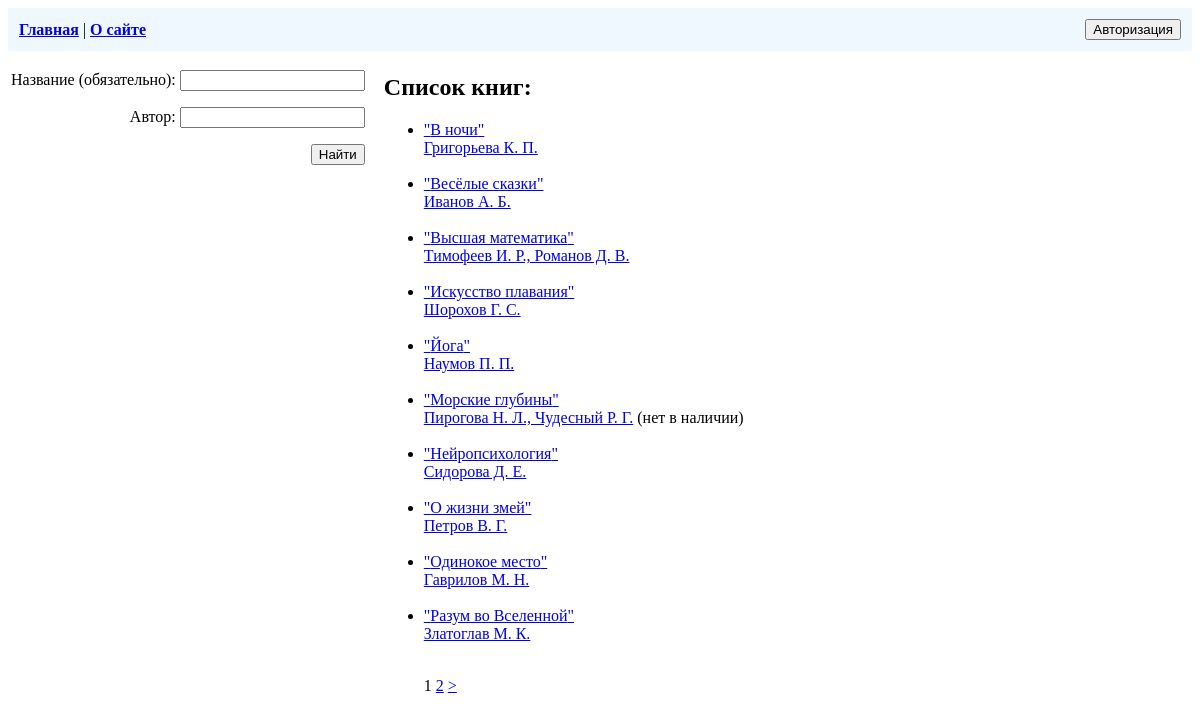
The page / on the database its author committed.
### biblio/models.py (models this page shows, shortened)
class ListBooks(models.Model):
    title = models.CharField(max_length=100, verbose_name='Заголовок')
    author = models.CharField(max_length=60, verbose_name='Автор')
    year = models.IntegerField(validators=[MaxValueValidator(datetime.date.today().year)], verbose_name='Год издания')
    publisher = models.CharField(max_length=50, verbose_name='Издательство')
    edition = models.PositiveIntegerField(default=1, verbose_name='Номер издания')
    cover = models.ImageField(upload_to="covers/%Y/", blank=True, verbose_name='Обложка')
    class Meta:
        verbose_name = "Книга"
        verbose_name_plural = "Книги"
        ordering = ['title']

class NumberOfBooks(models.Model):
    number = models.PositiveIntegerField(verbose_name='Количество')
    additionally = models.TextField(max_length=1000, blank=True, verbose_name='Дополнительно')
    book = models.OneToOneField(ListBooks, models.CASCADE, verbose_name='Название книги / авторы')

class Distribution(models.Model):
    rental_date = models.DateField(verbose_name='Дата выдачи')
    book = models.ForeignKey(ListBooks, models.CASCADE, verbose_name='Название книги / авторы')
    person = models.ForeignKey(User, models.CASCADE, verbose_name='Фамилия Имя гг-мм-дд рождения')
    class Meta:
        verbose_name = "Выдано книг"
        verbose_name_plural = "Выдано книг"

### biblio/views.py (the view)
# urls.py: path('', views.ListBooksPage.as_view(), name='home'),
class ListBooksPage(ListView):
    model = ListBooks
    paginate_by = 10
    def get_context_data(self, **kwargs):
        context = super().get_context_data(**kwargs)
        if self.request.GET:
            self.form = FindBook(self.request.GET)
        else:
            self.form = FindBook()
        context['form'] = self.form
        context['title'] = self.request.GET.get('title', '')
        context['author'] = self.request.GET.get('author', '')
        return context
    def get_queryset(self):
        if self.request.GET.get('title', ''):
            find_book = ListBooks.objects.filter(title__icontains=self.request.GET.get('title', ''), author__icontains=self.request.GET.get('author', ''))
        else:
            find_book = super().get_queryset()
        return find_book

### biblio/forms.py
class FindBook(forms.Form):
    title = forms.CharField(max_length=100, label='Название (обязательно)', required=False)
    author = forms.CharField(max_length=60, label='Автор', required=False)

### biblio/templatetags/number_of_books_tag.py (called while the page is built)
@register.simple_tag()
def num(all_books, dist_books):
    rem_books = all_books - len(dist_books)
    if rem_books:
        message = ''
    else:
        message = '(нет в наличии)'
    return message

### biblio/templates/biblio/listbooks_list.html (shortened to what this page needs)
{% extends 'base.html' %}
{% block content %}
  {% load number_of_books_tag %}
  <table><tr>
    <td class="panel-left">
      <form action="">
        {{ form.as_p }}
        <button type="submit">Найти</button>
      </form>
    </td>
    <td>
      <h2>Список книг:</h2>
        <ul>
          {% for i in object_list %}
            <li><a href="{% url 'detail' i.id %}">"{{ i.title }}"<br />{{ i.author }}</a>
              {% num i.numberofbooks.number i.distribution_set.all %}
            </li>
            <br />
          {% endfor %}
        </ul>
        {% if page_obj.has_other_pages %}
          <nav>
            <ul>
              {% for i in paginator.page_range %}
                {% if page_obj.number == i %}
                  <l>{{ i }}</l>
                {% elif i >= page_obj.number|add:-1 and i <= page_obj.number|add:1 %}
                  <l><a href="?page={{ i }}&title={{ title }}&author={{ author }}">{{ i }}</a></l>
                {% endif %}
              {% endfor %}
              {% if page_obj.has_next %}
                <l><a href="?page={{ page_obj.next_page_number }}&title={{ title }}&author={{ author }}">&gt;</a></l>
              {% endif %}
            </ul>
          </nav>
        {% endif %}
    </td>
  </tr></table>
{% endblock %}

### templates/base.html (shortened to what this page needs)
{% load static %}
{% if not not_base_template %}
  <!DOCTYPE html>
    <head>
      <link href="{% static 'biblio/styles.css' %}" rel="stylesheet" />
      <link href="{% static 'users/styles.css' %}" rel="stylesheet" />
    </head>
    <body>
      <header><table class="table-header"><tr>
        <td>
          <b><a href="{% url 'home' %}">Главная</a></b> |
          <b><a href="{% url 'about' %}">О сайте</a></b>
        </td>
        <td>{% if not not_title_authorization %}
          {% if user and user.is_active %}
            <form method="post" action="{% url 'users:logout' %}" style="text-align: right;">
              {% csrf_token %}
              <div><b>Здравствуйте, {{ user.username }}</b> | <button type="submit">Выйти</button></div>
            </form>
          {% else %}
            <form action="{% url 'users:login' %}" style="text-align: right;">
              <div><button type="submit">Авторизация</button></div>
            </form>
          {% endif %}
        {% endif %}</td>
      </tr></table></header>
      <main>
{% endif %}
        {% block content %}{% endblock %}
{% if not not_base_template %}
      </main>
    </body>
  </html>
{% endif %}

### biblio/static/biblio/styles.css (style rules this page uses)
.panel-left { vertical-align: top; padding-right: 1rem; text-align: right; }

### users/static/users/styles.css (style rules this page uses)
.table-header { width: 100%; background-color:aliceblue; padding: 0.5rem; }

### rows shown on the page
ListBooks: title "В ночи", author "Григорьева К. П."
ListBooks: title "Весёлые сказки", author "Иванов А. Б."
ListBooks: title "Высшая математика", author "Тимофеев И. Р., Романов Д. В."
ListBooks: title "Искусство плавания", author "Шорохов Г. С."
ListBooks: title "Йога", author "Наумов П. П."
ListBooks: title "Морские глубины", author "Пирогова Н. Л., Чудесный Р. Г.", id.book_id "(нет в наличии)"
ListBooks: title "Нейропсихология", author "Сидорова Д. Е."
ListBooks: title "О жизни змей", author "Петров В. Г."
ListBooks: title "Одинокое место", author "Гаврилов М. Н."
ListBooks: title "Разум во Вселенной", author "Златоглав М. К."

### other values the page prints
{{ i }} "1"
{{ i }} "2"
